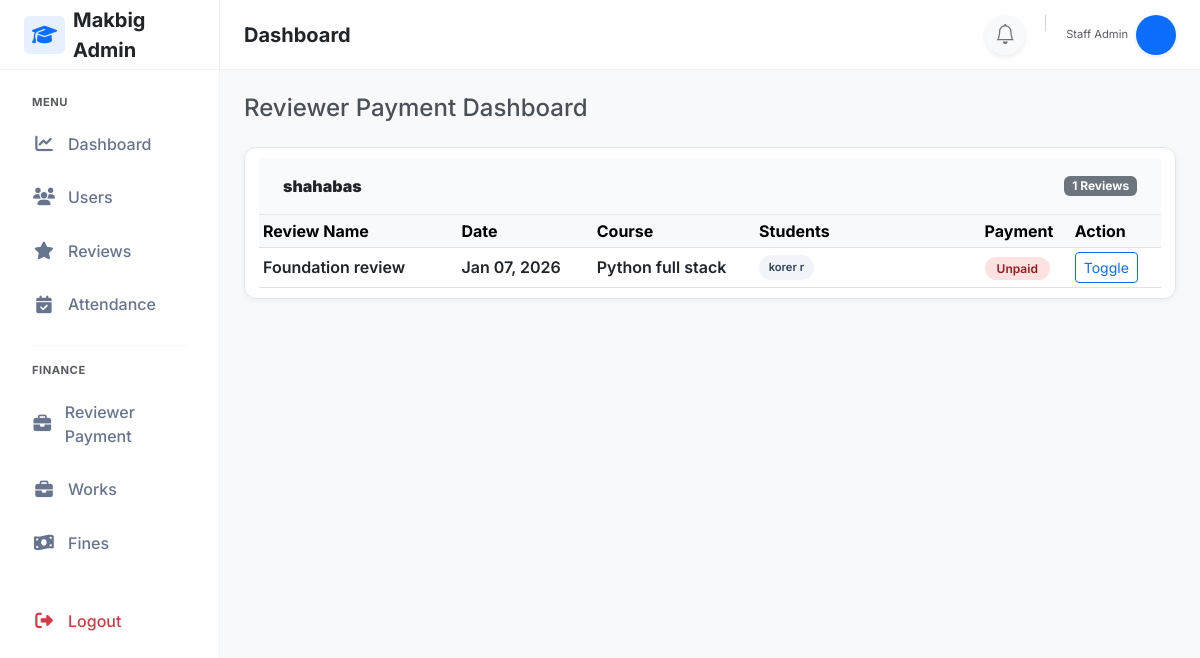
/staff/reviews/payment (signed in), run on an earlier commit of the app's database.
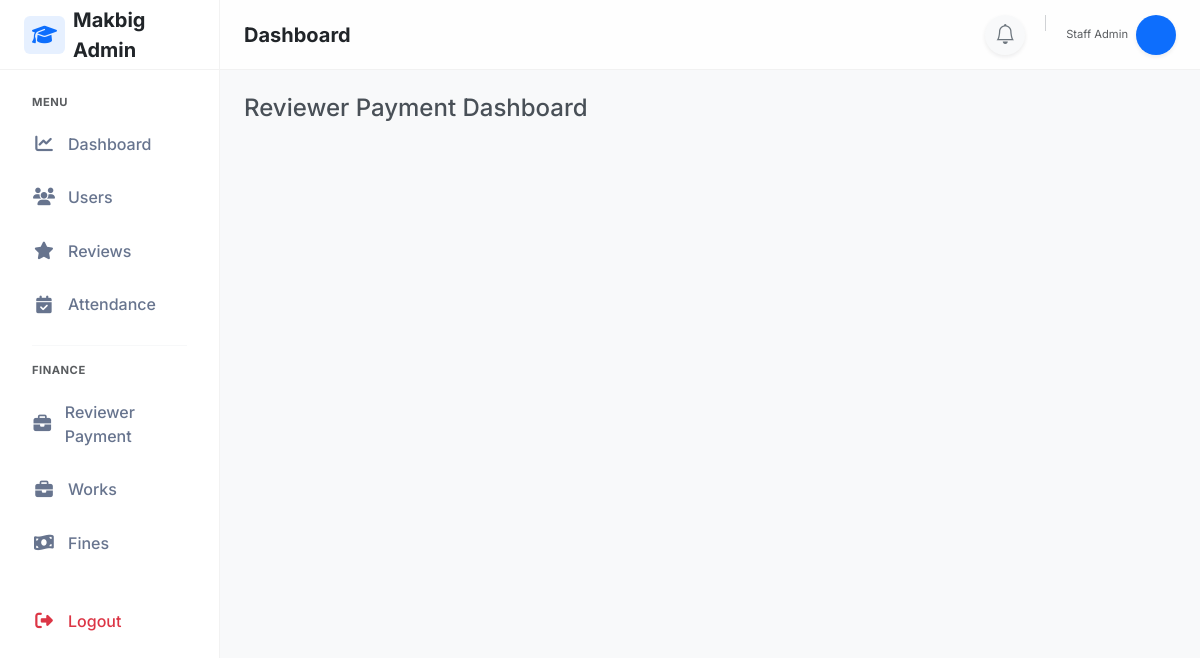
And on a later commit of the database.
### reviews/models.py (models this page shows, shortened)
class ReviewSession(models.Model):
    course=models.ForeignKey(Course,on_delete=models.CASCADE,related_name='review_sessions')
    created_at=models.DateTimeField(auto_now_add=True)
    scheduled_date=models.DateField()
    review_link=models.CharField(max_length=2550,blank=True,null=True)
    reviewer_name=models.CharField(max_length=250,blank=True,null=True)
    review_name=models.CharField(max_length=100)
    is_paid = models.BooleanField(default=False,blank=True,null=True)

class ReviewAttendance(models.Model):
    STATUS_CHOICES=(
        ('eligible','Eligible'),
        ('not_eligible', 'Not Eligible'),
        ('pass','Pass'),
        ('fail','Fail'),
    )
    student=models.ForeignKey(StudentProfile,on_delete=models.CASCADE,related_name='reviews')
    remarks=models.CharField(max_length=3550,null=True,blank=True)
    score=models.IntegerField(null=True,blank=True)
    session=models.ForeignKey(ReviewSession,on_delete=models.CASCADE,related_name='student_reviews')
    status=models.CharField(max_length=50, choices=STATUS_CHOICES,default='eligible')
    created_at = models.DateTimeField(auto_now_add=True)
    class Meta:
        constraints = [
            models.UniqueConstraint(
                fields=['student'],
                condition=Q(status__in=['eligible', 'not_eligible']),
                name='one_active_upcoming_review_per_student'
            )
        ]

### adminpanel/models.py (models this page shows, shortened)
class Course(models.Model):
    name=models.CharField(max_length=200)
    description=models.TextField(blank=True,null=True)
    duration_months=models.IntegerField(default=6)

class StudentProfile(models.Model):
    user=models.OneToOneField(User, on_delete=models.CASCADE)
    course=models.ForeignKey(Course,on_delete=models.SET_NULL,null=True)
    enrollment_date=models.DateField(auto_now_add=True)
    progress_percent=models.DecimalField(max_digits=5, decimal_places=2, default=0)

class User(AbstractUser):
    email=models.EmailField(unique=True)
    mobile_number=models.IntegerField(blank=True, null=True)
    is_student=models.BooleanField(default=False)

### reviews/views.py (the view)
# urls.py: path('staff/reviews/payment', views.reviewer_payment_dashboard, name='reviewer_payment_dashboard'),
@login_required(login_url='staff_login')
@user_passes_test(is_staff_user, login_url='staff_login')
def reviewer_payment_dashboard(request):
    sessions = (
        ReviewSession.objects.filter(student_reviews__status__in=['pass','fail'])
        .select_related('course').prefetch_related('student_reviews__student__user').distinct()
        .order_by('reviewer_name', '-scheduled_date'))
    return render(request,'reviews/reviewer_payment_dashboard.html',{'sessions': sessions})

### reviews/views.py (called while the page is built)
def is_staff_user(user):
    return user.is_authenticated and (user.is_staff or user.is_superuser)

### reviewtickets/context_processors.py (called while the page is built)
def ticket_notifications(request):
    if request.user.is_authenticated and request.user.is_staff:
        count = ReviewTicket.objects.filter(
            status='pending',
            is_seen=False
        ).count()
        return {'ticket_notification_count': count}
    return {}

### templates/reviews/reviewer_payment_dashboard.html (shortened to what this page needs)
{% extends "layouts/staff_layout.html" %}
{% block content %}
<h4 class="mb-4">Reviewer Payment Dashboard</h4>
{% regroup sessions by reviewer_name as reviewer_groups %}
{% for reviewer in reviewer_groups %}
<div class="card reviewer-card mb-4">
    <div class="reviewer-header">
        <strong>{{ reviewer.grouper }}</strong>
        <span class="badge bg-secondary">
            {{ reviewer.list|length }} Reviews
        </span>
    </div>
    <div class="card-body p-0 table-responsive">
        <table class="table table-sm align-middle mb-0">
            <thead class="table-light">
                <tr>
                    <th style="width: 22%">Review Name</th>
                    <th style="width: 15%">Date</th>
                    <th style="width: 18%">Course</th>
                    <th style="width: 25%">Students</th>
                    <th style="width: 10%">Payment</th>
                    <th style="width: 10%">Action</th>
                </tr>
            </thead>
            <tbody>
                {% for session in reviewer.list %}
                <tr>
                    <td>{{ session.review_name }}</td>
                    <td>
                        {{ session.scheduled_date|date:"M d, Y" }}
                    </td>
                    <td>
                        {{ session.course.name }}
                    </td>
                    <td>
                        {% for attendance in session.student_reviews.all %}
                            {% if attendance.status == 'pass' or attendance.status == 'fail' %}
                                <span class="student-chip">
                                    {{ attendance.student.user.first_name }}
                                    {{ attendance.student.user.last_name }}
                                </span>
                            {% endif %}
                        {% endfor %}
                    </td>
                    <td>
                        {% if session.is_paid %}
                            <span class="badge-paid">Paid</span>
                        {% else %}
                            <span class="badge-unpaid">Unpaid</span>
                        {% endif %}
                    </td>
                    <td>
                        <form method="post"
                              action="{% url 'toggle_reviewer_payment' session.id %}">
                            <button class="btn btn-sm btn-outline-primary">
                                Toggle
                            </button>
                        </form>
                    </td>
                </tr>
                {% endfor %}
            </tbody>
        </table>
    </div>
</div>
{% endfor %}
{% endblock %}

What changed in the data, as far as the page shows it:
removed ReviewSession: grouper "shahabas", review_name "Foundation review", scheduled_date "Jan 07, 2026", course.name "Python full stack", is_paid "Unpaid"
removed ReviewAttendance: student.user.first_name "korer", student.user.last_name "r"
Also different on the page:
list line gone: "1 Reviews Review Name Date Course Students Payment Action"
